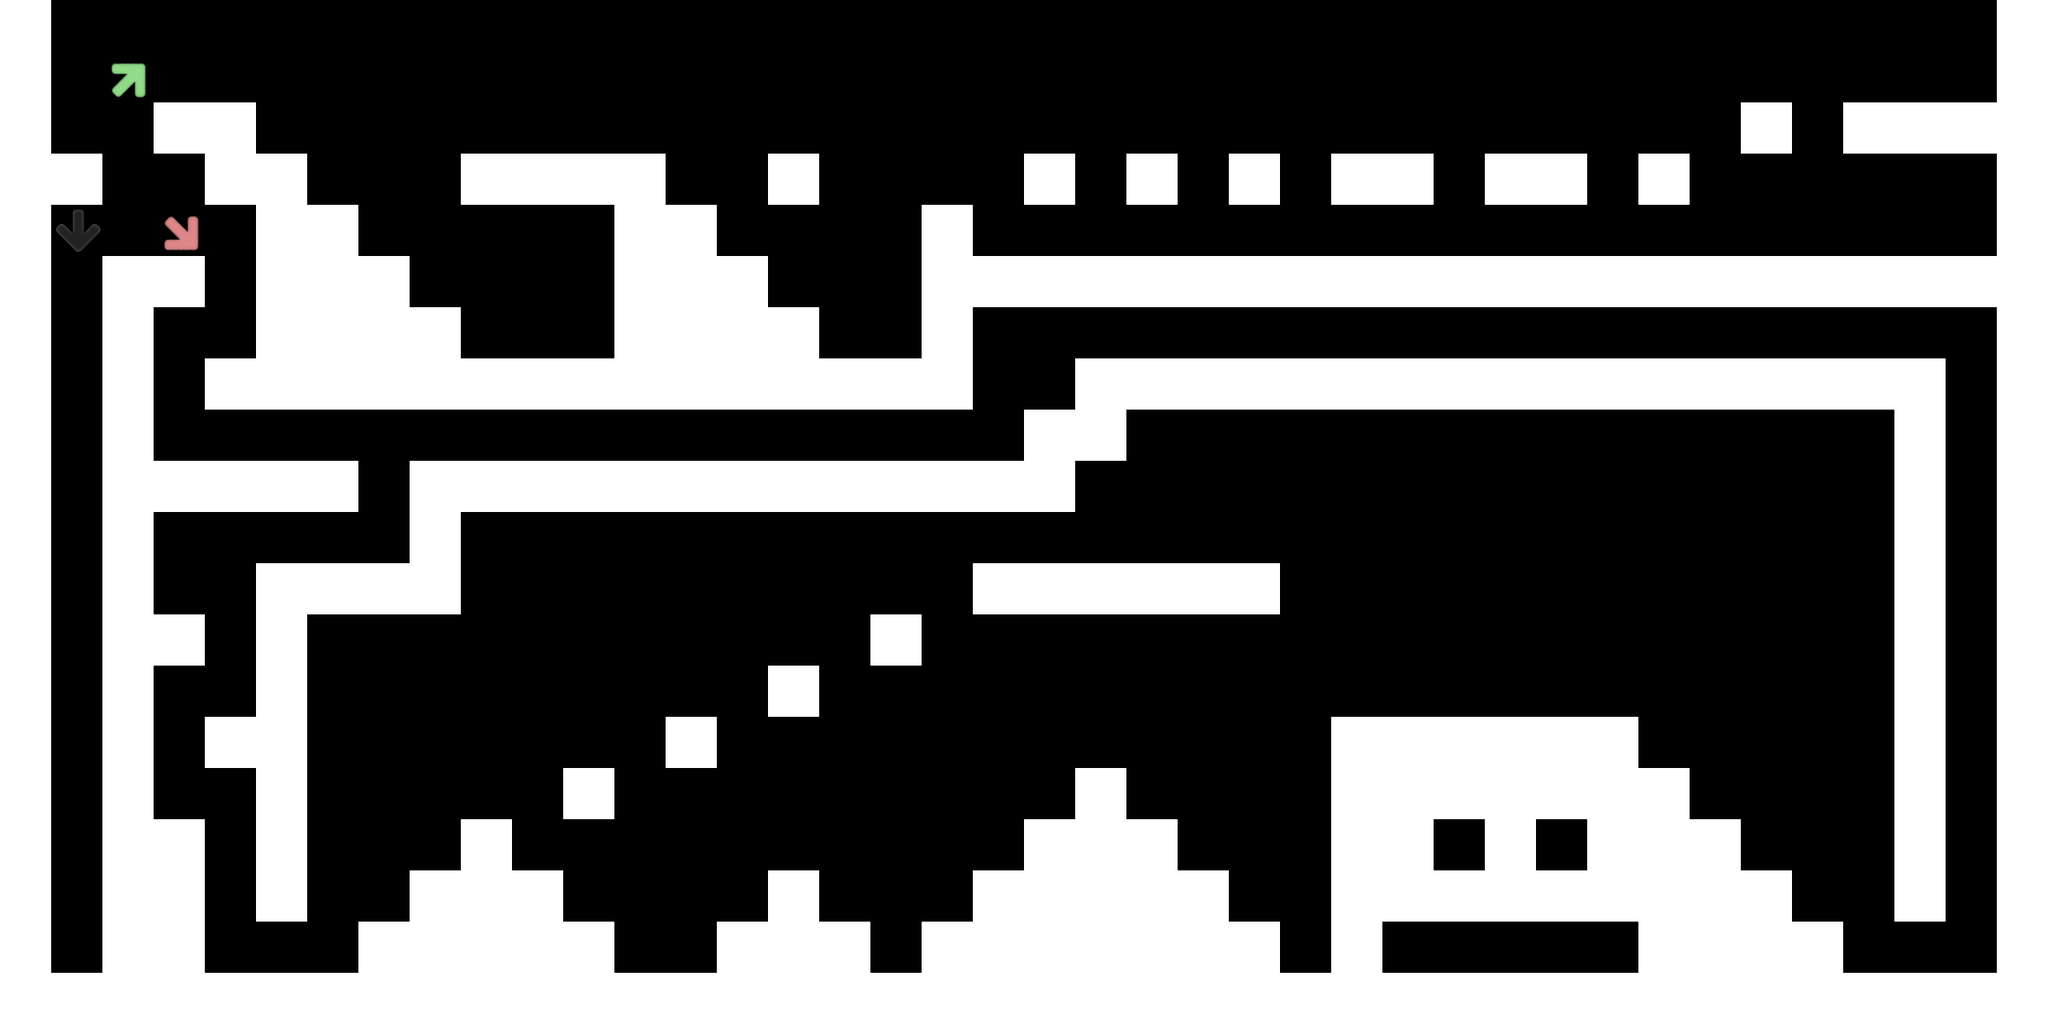

This is a level from a 2D game, rendered from its Tiled map with the project's own tilesets. A one-line summary and the map file follow, with tile-layer data summarised:
An orthogonal 40x20 tile map with 64x64 px tiles, 2 tile layers (collision, background).

<map version="1.0" orientation="orthogonal" width="40" height="20" tilewidth="64" tileheight="64">
 <tileset firstgid="1" name="tiles" tilewidth="64" tileheight="64">
  <image source="../images/tiles.png" width="192" height="256" />
 </tileset>
 <layer name="collision" width="40" height="20">
  <data>[800 cells, 305 non-empty, 1 distinct tile ids]</data>
 </layer>
 <layer name="background" width="40" height="20">
  <data>[800 cells, 308 non-empty, 4 distinct tile ids]</data>
 </layer>
</map>
